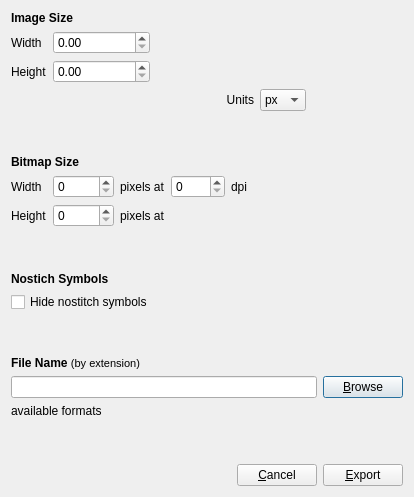
<?xml version="1.0" encoding="UTF-8"?>
<ui version="4.0">
 <class>ExportBitmapDialog</class>
 <widget class="QDialog" name="ExportBitmapDialog">
  <property name="geometry">
   <rect>
    <x>0</x>
    <y>0</y>
    <width>414</width>
    <height>497</height>
   </rect>
  </property>
  <property name="windowTitle">
   <string>sconcho: Export as Bitmap or Svg</string>
  </property>
  <layout class="QVBoxLayout" name="verticalLayout">
   <item>
    <widget class="QLabel" name="label_10">
     <property name="text">
      <string>&lt;!DOCTYPE HTML PUBLIC &quot;-//W3C//DTD HTML 4.0//EN&quot; &quot;http://www.w3.org/TR/REC-html40/strict.dtd&quot;&gt;
&lt;html&gt;&lt;head&gt;&lt;meta name=&quot;qrichtext&quot; content=&quot;1&quot; /&gt;&lt;style type=&quot;text/css&quot;&gt;
p, li { white-space: pre-wrap; }
&lt;/style&gt;&lt;/head&gt;&lt;body style=&quot; font-family:'DejaVu Sans'; font-size:8pt; font-weight:400; font-style:normal;&quot;&gt;
&lt;p style=&quot; margin-top:0px; margin-bottom:0px; margin-left:0px; margin-right:0px; -qt-block-indent:0; text-indent:0px;&quot;&gt;&lt;span style=&quot; font-size:9pt; font-weight:600;&quot;&gt;Image Size&lt;/span&gt;&lt;/p&gt;&lt;/body&gt;&lt;/html&gt;</string>
     </property>
    </widget>
   </item>
   <item>
    <layout class="QGridLayout" name="gridLayout_2">
     <item row="0" column="0">
      <widget class="QLabel" name="label_11">
       <property name="text">
        <string>Width</string>
       </property>
       <property name="buddy">
        <cstring>widthSpinner</cstring>
       </property>
      </widget>
     </item>
     <item row="0" column="2">
      <spacer name="horizontalSpacer_6">
       <property name="orientation">
        <enum>Qt::Horizontal</enum>
       </property>
       <property name="sizeHint" stdset="0">
        <size>
         <width>40</width>
         <height>20</height>
        </size>
       </property>
      </spacer>
     </item>
     <item row="1" column="0">
      <widget class="QLabel" name="label_14">
       <property name="text">
        <string>Height</string>
       </property>
       <property name="buddy">
        <cstring>heightSpinner</cstring>
       </property>
      </widget>
     </item>
     <item row="1" column="2">
      <spacer name="horizontalSpacer_7">
       <property name="orientation">
        <enum>Qt::Horizontal</enum>
       </property>
       <property name="sizeHint" stdset="0">
        <size>
         <width>40</width>
         <height>20</height>
        </size>
       </property>
      </spacer>
     </item>
     <item row="2" column="1">
      <spacer name="horizontalSpacer_5">
       <property name="orientation">
        <enum>Qt::Horizontal</enum>
       </property>
       <property name="sizeHint" stdset="0">
        <size>
         <width>40</width>
         <height>20</height>
        </size>
       </property>
      </spacer>
     </item>
     <item row="2" column="2">
      <widget class="QLabel" name="label_15">
       <property name="text">
        <string>Units</string>
       </property>
       <property name="alignment">
        <set>Qt::AlignRight|Qt::AlignTrailing|Qt::AlignVCenter</set>
       </property>
      </widget>
     </item>
     <item row="2" column="3">
      <widget class="QComboBox" name="unitSelector">
       <item>
        <property name="text">
         <string>px</string>
        </property>
       </item>
       <item>
        <property name="text">
         <string>in</string>
        </property>
       </item>
       <item>
        <property name="text">
         <string>cm</string>
        </property>
       </item>
      </widget>
     </item>
     <item row="2" column="4">
      <spacer name="horizontalSpacer_8">
       <property name="orientation">
        <enum>Qt::Horizontal</enum>
       </property>
       <property name="sizeHint" stdset="0">
        <size>
         <width>40</width>
         <height>20</height>
        </size>
       </property>
      </spacer>
     </item>
     <item row="0" column="1">
      <widget class="QDoubleSpinBox" name="imageWidthSpinner">
       <property name="maximum">
        <double>10000.000000000000000</double>
       </property>
      </widget>
     </item>
     <item row="1" column="1">
      <widget class="QDoubleSpinBox" name="imageHeightSpinner">
       <property name="maximum">
        <double>10000.000000000000000</double>
       </property>
      </widget>
     </item>
    </layout>
   </item>
   <item>
    <spacer name="verticalSpacer_4">
     <property name="orientation">
      <enum>Qt::Vertical</enum>
     </property>
     <property name="sizeHint" stdset="0">
      <size>
       <width>20</width>
       <height>37</height>
      </size>
     </property>
    </spacer>
   </item>
   <item>
    <widget class="QLabel" name="label_3">
     <property name="text">
      <string>&lt;!DOCTYPE HTML PUBLIC &quot;-//W3C//DTD HTML 4.0//EN&quot; &quot;http://www.w3.org/TR/REC-html40/strict.dtd&quot;&gt;
&lt;html&gt;&lt;head&gt;&lt;meta name=&quot;qrichtext&quot; content=&quot;1&quot; /&gt;&lt;style type=&quot;text/css&quot;&gt;
p, li { white-space: pre-wrap; }
&lt;/style&gt;&lt;/head&gt;&lt;body style=&quot; font-family:'DejaVu Sans'; font-size:8pt; font-weight:400; font-style:normal;&quot;&gt;
&lt;p style=&quot; margin-top:0px; margin-bottom:0px; margin-left:0px; margin-right:0px; -qt-block-indent:0; text-indent:0px;&quot;&gt;&lt;span style=&quot; font-size:9pt; font-weight:600;&quot;&gt;Bitmap Size&lt;/span&gt;&lt;/p&gt;&lt;/body&gt;&lt;/html&gt;</string>
     </property>
    </widget>
   </item>
   <item>
    <layout class="QGridLayout" name="gridLayout">
     <item row="0" column="0">
      <widget class="QLabel" name="label">
       <property name="text">
        <string>Width</string>
       </property>
       <property name="buddy">
        <cstring>widthSpinner</cstring>
       </property>
      </widget>
     </item>
     <item row="0" column="1">
      <widget class="QSpinBox" name="widthSpinner">
       <property name="maximum">
        <number>50000</number>
       </property>
      </widget>
     </item>
     <item row="0" column="2">
      <widget class="QLabel" name="label_6">
       <property name="text">
        <string>pixels at</string>
       </property>
      </widget>
     </item>
     <item row="0" column="3">
      <widget class="QSpinBox" name="dpiSpinner">
       <property name="maximum">
        <number>1200</number>
       </property>
      </widget>
     </item>
     <item row="0" column="4">
      <widget class="QLabel" name="label_9">
       <property name="text">
        <string>dpi</string>
       </property>
      </widget>
     </item>
     <item row="0" column="5">
      <spacer name="horizontalSpacer_3">
       <property name="orientation">
        <enum>Qt::Horizontal</enum>
       </property>
       <property name="sizeHint" stdset="0">
        <size>
         <width>40</width>
         <height>20</height>
        </size>
       </property>
      </spacer>
     </item>
     <item row="1" column="0">
      <widget class="QLabel" name="label_2">
       <property name="text">
        <string>Height</string>
       </property>
       <property name="buddy">
        <cstring>heightSpinner</cstring>
       </property>
      </widget>
     </item>
     <item row="1" column="1">
      <widget class="QSpinBox" name="heightSpinner">
       <property name="maximum">
        <number>50000</number>
       </property>
      </widget>
     </item>
     <item row="1" column="2">
      <widget class="QLabel" name="label_4">
       <property name="text">
        <string>pixels at</string>
       </property>
      </widget>
     </item>
     <item row="1" column="3" colspan="2">
      <spacer name="horizontalSpacer_4">
       <property name="orientation">
        <enum>Qt::Horizontal</enum>
       </property>
       <property name="sizeHint" stdset="0">
        <size>
         <width>40</width>
         <height>20</height>
        </size>
       </property>
      </spacer>
     </item>
    </layout>
   </item>
   <item>
    <spacer name="verticalSpacer_3">
     <property name="orientation">
      <enum>Qt::Vertical</enum>
     </property>
     <property name="sizeHint" stdset="0">
      <size>
       <width>20</width>
       <height>27</height>
      </size>
     </property>
    </spacer>
   </item>
   <item>
    <widget class="QLabel" name="label_7">
     <property name="text">
      <string>&lt;!DOCTYPE HTML PUBLIC &quot;-//W3C//DTD HTML 4.0//EN&quot; &quot;http://www.w3.org/TR/REC-html40/strict.dtd&quot;&gt;
&lt;html&gt;&lt;head&gt;&lt;meta name=&quot;qrichtext&quot; content=&quot;1&quot; /&gt;&lt;style type=&quot;text/css&quot;&gt;
p, li { white-space: pre-wrap; }
&lt;/style&gt;&lt;/head&gt;&lt;body style=&quot; font-family:'DejaVu Sans'; font-size:8pt; font-weight:400; font-style:normal;&quot;&gt;
&lt;p style=&quot; margin-top:0px; margin-bottom:0px; margin-left:0px; margin-right:0px; -qt-block-indent:0; text-indent:0px;&quot;&gt;&lt;span style=&quot; font-family:'Sans Serif'; font-size:9pt; font-weight:600;&quot;&gt;Nostich Symbols&lt;/span&gt;&lt;/p&gt;&lt;/body&gt;&lt;/html&gt;</string>
     </property>
    </widget>
   </item>
   <item>
    <layout class="QHBoxLayout" name="horizontalLayout">
     <item>
      <widget class="QCheckBox" name="hideNostitchCheckBox">
       <property name="toolTip">
        <string>Checking this option will hide all &lt;i&gt;nostitch&lt;/i&gt; symbols in the exported image of your pattern. This can be used to generate non-rectangular patterns.</string>
       </property>
       <property name="text">
        <string>Hide nostitch symbols</string>
       </property>
      </widget>
     </item>
    </layout>
   </item>
   <item>
    <spacer name="verticalSpacer_2">
     <property name="orientation">
      <enum>Qt::Vertical</enum>
     </property>
     <property name="sizeHint" stdset="0">
      <size>
       <width>20</width>
       <height>10</height>
      </size>
     </property>
    </spacer>
   </item>
   <item>
    <layout class="QVBoxLayout" name="verticalLayout_3">
     <item>
      <widget class="QLabel" name="label_5">
       <property name="text">
        <string>&lt;!DOCTYPE HTML PUBLIC &quot;-//W3C//DTD HTML 4.0//EN&quot; &quot;http://www.w3.org/TR/REC-html40/strict.dtd&quot;&gt;
&lt;html&gt;&lt;head&gt;&lt;meta name=&quot;qrichtext&quot; content=&quot;1&quot; /&gt;&lt;style type=&quot;text/css&quot;&gt;
p, li { white-space: pre-wrap; }
&lt;/style&gt;&lt;/head&gt;&lt;body style=&quot; font-family:'DejaVu Sans'; font-size:8pt; font-weight:400; font-style:normal;&quot;&gt;
&lt;p style=&quot; margin-top:0px; margin-bottom:0px; margin-left:0px; margin-right:0px; -qt-block-indent:0; text-indent:0px;&quot;&gt;&lt;span style=&quot; font-size:9pt; font-weight:600;&quot;&gt;File Name &lt;/span&gt;(by extension)&lt;/p&gt;&lt;/body&gt;&lt;/html&gt;</string>
       </property>
      </widget>
     </item>
     <item>
      <layout class="QHBoxLayout" name="horizontalLayout_2">
       <item>
        <widget class="QLineEdit" name="fileNameEdit"/>
       </item>
       <item>
        <widget class="QPushButton" name="browseButton">
         <property name="text">
          <string>&amp;Browse</string>
         </property>
        </widget>
       </item>
      </layout>
     </item>
     <item>
      <widget class="QLabel" name="availableFormatsLabel">
       <property name="text">
        <string>available formats</string>
       </property>
       <property name="wordWrap">
        <bool>true</bool>
       </property>
      </widget>
     </item>
    </layout>
   </item>
   <item>
    <spacer name="verticalSpacer">
     <property name="orientation">
      <enum>Qt::Vertical</enum>
     </property>
     <property name="sizeHint" stdset="0">
      <size>
       <width>20</width>
       <height>40</height>
      </size>
     </property>
    </spacer>
   </item>
   <item>
    <layout class="QHBoxLayout" name="horizontalLayout_3">
     <item>
      <spacer name="horizontalSpacer_2">
       <property name="orientation">
        <enum>Qt::Horizontal</enum>
       </property>
       <property name="sizeHint" stdset="0">
        <size>
         <width>40</width>
         <height>20</height>
        </size>
       </property>
      </spacer>
     </item>
     <item>
      <widget class="QPushButton" name="cancelButton">
       <property name="text">
        <string>&amp;Cancel</string>
       </property>
      </widget>
     </item>
     <item>
      <widget class="QPushButton" name="exportButton">
       <property name="text">
        <string>&amp;Export</string>
       </property>
      </widget>
     </item>
    </layout>
   </item>
  </layout>
  <zorder>label_7</zorder>
  <zorder>label_3</zorder>
  <zorder>verticalSpacer_2</zorder>
  <zorder>verticalSpacer_3</zorder>
  <zorder>label_10</zorder>
  <zorder>verticalSpacer_4</zorder>
 </widget>
 <tabstops>
  <tabstop>widthSpinner</tabstop>
  <tabstop>heightSpinner</tabstop>
  <tabstop>fileNameEdit</tabstop>
  <tabstop>browseButton</tabstop>
 </tabstops>
 <resources/>
 <connections/>
</ui>
